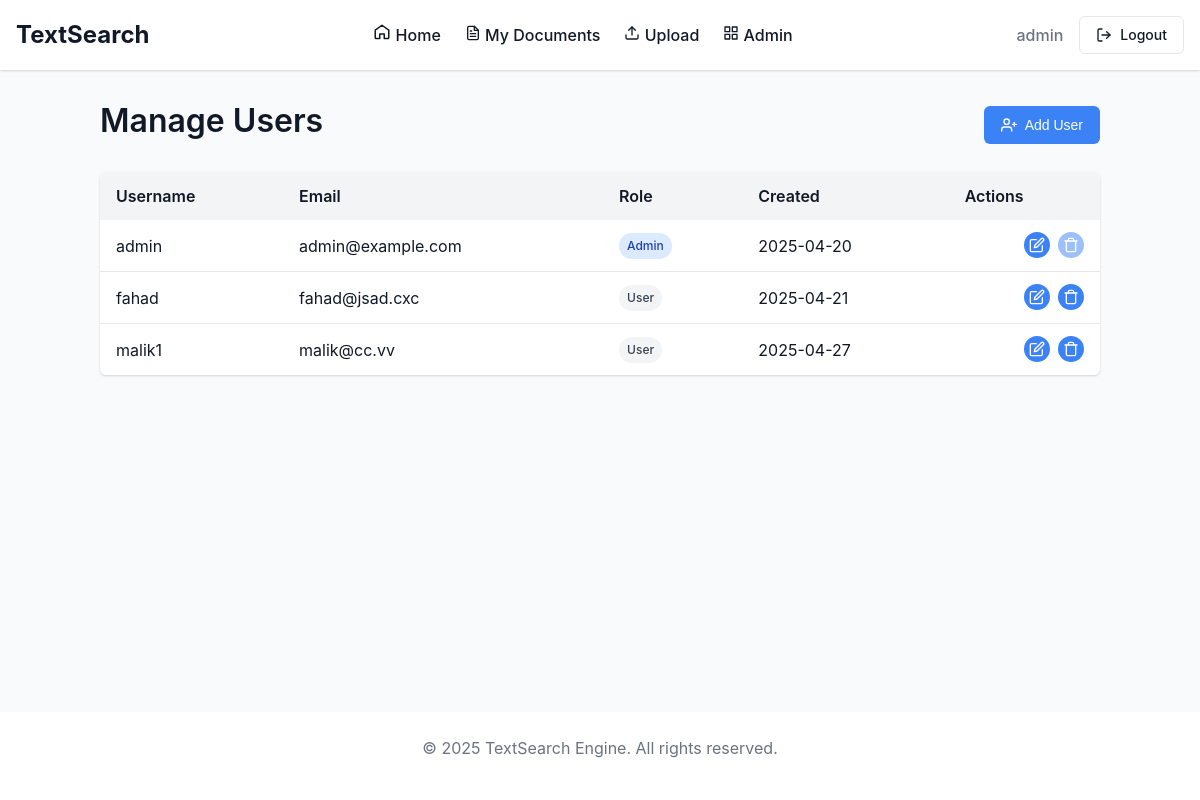
Page /admin/users (signed in) on the committed database.
### tables this page shows
CREATE TABLE users (
    id INTEGER PRIMARY KEY AUTOINCREMENT,
    username TEXT UNIQUE NOT NULL,
    email TEXT UNIQUE NOT NULL,
    password TEXT NOT NULL,
    is_admin INTEGER DEFAULT 0,
    created_at TIMESTAMP DEFAULT CURRENT_TIMESTAMP
);

### app.py (the view)
@app.route('/admin/users')
@admin_required
def admin_users():
    conn = get_db_connection()
    users = conn.execute('SELECT id, username, email, is_admin, created_at FROM users').fetchall()
    conn.close()
    return render_template('admin/users.html', users=users)

### app.py (called while the page is built)
def get_db_connection():
    conn = sqlite3.connect(DATABASE)
    conn.row_factory = sqlite3.Row  #initialize
    return conn

def admin_required(f):
    @wraps(f)
    def decorated_function(*args, **kwargs):
        if 'user_id' not in session:
            flash('Please log in to access this page', 'error')
            return redirect(url_for('login', next=request.url))
        conn = get_db_connection()
        user = conn.execute('SELECT is_admin FROM users WHERE id = ?', (session['user_id'],)).fetchone()
        conn.close()
        if not user or not user['is_admin']:
            abort(403)
        return f(*args, **kwargs)
    return decorated_function

### templates/admin/users.html (shortened to what this page needs)
{% extends 'layout.html' %}
{% block content %}
<div class="admin-users">
    <div class="admin-header">
        <h1>Manage Users</h1>
        <button id="add-user-btn" class="btn">
            Add User
        </button>
    </div>
    <div class="card">
        <div class="table-container">
            <table class="admin-table" id="users-table">
                <thead>
                    <tr>
                        <th>Username</th>
                        <th>Email</th>
                        <th>Role</th>
                        <th>Created</th>
                        <th>Actions</th>
                    </tr>
                </thead>
                <tbody>
                    {% for user in users %}
                        <tr data-user-id="{{ user.id }}">
                            <td>{{ user.username }}</td>
                            <td>{{ user.email }}</td>
                            <td>
                                {% if user.is_admin %}
                                    <span class="badge badge-blue">Admin</span>
                                {% else %}
                                    <span class="badge badge-gray">User</span>
                                {% endif %}
                            </td>
                            <td>{{ user.created_at.split(' ')[0] }}</td>
                            <td class="actions">
                                <button class="btn btn-icon edit-user-btn" title="Edit">
                                </button>
                                <button class="btn btn-icon delete-user-btn" title="Delete" {% if user.id == session.user_id %}disabled{% endif %}>
                                </button>
                            </td>
                        </tr>
                    {% endfor %}
                </tbody>
            </table>
        </div>
    </div>
</div>
{% endblock %}

### templates/layout.html (shortened to what this page needs)
<!DOCTYPE html>
<html lang="en">
<head>
    <link rel="stylesheet" href="{{ url_for('static', filename='css/styles.css') }}">
</head>
<body>
    <header role="banner">
        <div class="container">
            <div class="header-content">
                <a href="{{ url_for('index') }}" class="logo">TextSearch</a>
                <nav role="navigation" aria-label="Main navigation">
                    <ul>
                        <li><a href="{{ url_for('index') }}">
                            <svg aria-hidden="true" xmlns="http://www.w3.org/2000/svg"
                            width="18" height="18" viewBox="0 0 24 24" fill="none"
                            stroke="currentColor" stroke-width="2" stroke-linecap="round"
                            stroke-linejoin="round">
                         <path d="M3 9.5L12 3l9 6.5v10a1 1 0 0 1-1 1h-5v-6H9v6H4a1 1 0 0 1-1-1v-10z"/>
                        </svg>
                        <span>Home</span>
                        </a></li>
                        {% if session.user_id %}
                            <li><a href="{{ url_for('my_documents') }}">
                                <span>My Documents</span>
                            </a></li>
                            <li><a href="{{ url_for('upload') }}">
                                <span>Upload</span>
                            </a></li>
                            {% if session.is_admin %}
                                <li><a href="{{ url_for('admin_dashboard') }}">
                                    <span>Admin</span>
                                </a></li>
                            {% endif %}
                        {% endif %}
                    </ul>
                </nav>
                <div class="user-actions">
                    {% if session.user_id %}
                        <span class="username">{{ session.username }}</span>
                        <a href="{{ url_for('logout') }}" class="btn btn-outline">
                            <span>Logout</span>
                        </a>
                    {% endif %}
                </div>
            </div>
        </div>
    </header>
    <main id="main-content" role="main">
        <div class="container">
            {% block content %}{% endblock %}
        </div>
    </main>
    <footer role="contentinfo">
        <div class="container">
            <p>&copy; 2025 TextSearch Engine. All rights reserved.</p>
        </div>
    </footer>
</body>
</html>

### static/css/styles.css (style rules this page uses)
:root { --primary-color: #3b82f6; --primary-hover: #2563eb; --secondary-color: #6b7280; --success-color: #10b981; --danger-color: #ef4444; --warning-color: #f59e0b; --info-color: #3b82f6; --light-color: #f3f4f6; --dark-color: #1f2937; --body-bg: #f9fafb; --card-bg: #ffffff; --text-color: #111827; --text-muted: #6b7280; --border-color: #e5e7eb; --shadow: 0 1px 3px 0 rgba(0, 0, 0, 0.1), 0 1px 2px 0 rgba(0, 0, 0, 0.06); --shadow-md: 0 4px 6px -1px rgba(0, 0, 0, 0.1), 0 2px 4px -1px rgba(0, 0, 0, 0.06); --shadow-lg: 0 10px 15px -3px rgba(0, 0, 0, 0.1), 0 4px 6px -2px rgba(0, 0, 0, 0.05); --radius: 0.375rem; --transition: all 0.2s ease-in-out; }
* { margin: 0; padding: 0; box-sizing: border-box; }
body { font-family: -apple-system, BlinkMacSystemFont, "Segoe UI", Roboto, Helvetica, Arial, sans-serif; line-height: 1.5; color: var(--text-color); background-color: var(--body-bg); min-height: 100vh; display: flex; flex-direction: column; }
.container { width: 100%; max-width: 1200px; margin: 0 auto; padding: 0 1rem; }
h1, h2, h3, h4, h5, h6 { margin-bottom: 0.5rem; font-weight: 600; line-height: 1.2; }
h1 { font-size: 2rem; }
p { margin-bottom: 1rem; }
a { color: var(--primary-color); text-decoration: none; transition: var(--transition); }
header { background-color: var(--card-bg); box-shadow: var(--shadow); padding: 1rem 0; position: sticky; top: 0; z-index: 100; }
.header-content { display: flex; justify-content: space-between; align-items: center; }
.logo { font-size: 1.5rem; font-weight: 700; color: var(--text-color); }
nav ul { display: flex; list-style: none; gap: 1.5rem; }
nav a { color: var(--text-color); font-weight: 500; }
.user-actions { display: flex; align-items: center; gap: 1rem; }
.username { font-weight: 500; color: var(--text-muted); }
main { flex: 1; padding: 2rem 0; }
footer { background-color: var(--card-bg); padding: 1.5rem 0; text-align: center; color: var(--text-muted); margin-top: auto; }
.btn { display: inline-flex; align-items: center; justify-content: center; gap: 0.5rem; padding: 0.5rem 1rem; font-size: 0.875rem; font-weight: 500; line-height: 1.25rem; border-radius: var(--radius); border: 1px solid transparent; cursor: pointer; transition: var(--transition); background-color: var(--primary-color); color: white; }
.btn:disabled { opacity: 0.5; cursor: not-allowed; }
.btn-outline { background-color: transparent; border-color: var(--border-color); color: var(--text-color); }
.btn-icon { padding: 0.25rem; border-radius: 50%; }
.card { background-color: var(--card-bg); border-radius: var(--radius); box-shadow: var(--shadow); overflow: hidden; }
.table-container { overflow-x: auto; }
.admin-table { width: 100%; border-collapse: collapse; }
.admin-table th, .admin-table td { padding: 0.75rem 1rem; text-align: left; }
.admin-table th { background-color: var(--light-color); font-weight: 600; }
.admin-table tr { border-bottom: 1px solid var(--border-color); }
.admin-table tr:last-child { border-bottom: none; }
.badge { display: inline-block; padding: 0.25rem 0.5rem; font-size: 0.75rem; font-weight: 500; border-radius: 9999px; }
.badge-blue { background-color: #dbeafe; color: #1e40af; }
.badge-gray { background-color: #f3f4f6; color: #374151; }
.admin-users { max-width: 1000px; margin: 0 auto; }
.admin-header { display: flex; justify-content: space-between; align-items: center; margin-bottom: 1.5rem; }
.actions { display: flex; gap: 0.5rem; justify-content: flex-end; }

### rows in the picture
users: username "admin", email "admin@example.com", is_admin "Admin", created_at "2025-04-20"
users: username "fahad", email "fahad@jsad.cxc", is_admin "User", created_at "2025-04-21"
users: username "malik1", email "malik@cc.vv", is_admin "User", created_at "2025-04-27"
